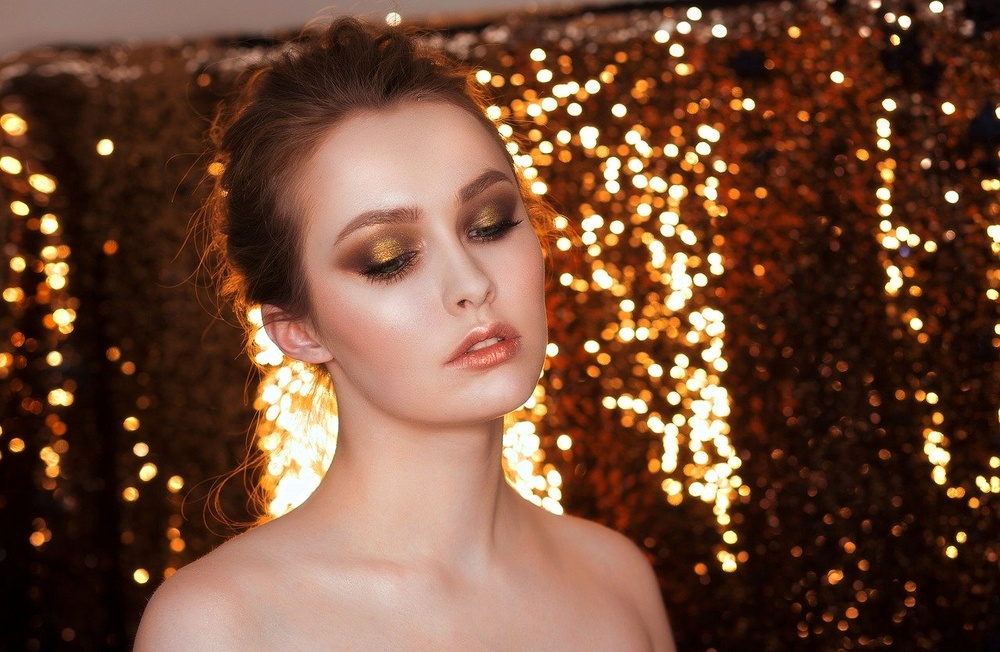
#> input picture Task7/app/functions/closedeyes_1.jpg, 1000 x 652 px, shrunk from 1280 x 835 before the run
$ python Final_3.py Task7/app/functions/closedeyes_1.jpg
#> lines starting #> are read from the running program, lines starting #| are printed output that depends on the picture

import cv2
from matplotlib import pyplot as plt
import numpy as np
import  sys


class FaceDetection(object):

    def __init__(self, file):
#> called with file = 'Task7/app/functions/closedeyes_1.jpg'
        self.file = file

        self.img_bgr = cv2.imread(self.file, cv2.IMREAD_COLOR)      #to store arguments
#> self.img_bgr is the input picture: shape (652, 1000, 3); mean B, G, R 55.4, 75.5, 113.6

    def BGRtoRGB(self):
        b, g, r = cv2.split(self.img_bgr)
        img_rgb = cv2.merge([r, g, b])

        return img_rgb

    def BRGtoGray(self):
        img_gray = cv2.cvtColor(self.img_bgr, cv2.COLOR_BGR2GRAY)

        return img_gray


    def showImage(self, image):
        plt.axis('on')
        plt.imshow(image)
        plt.title(self.file)
        plt.show()


    def faceRecognition(self, scaleFactor =1.05, minNeighbors =6):

#> called with scaleFactor = 1.05, minNeighbors = 6
        COLOR_FACE = (255, 0, 255)
        face_cascade = cv2.CascadeClassifier(cv2.data.haarcascades + "haarcascade_frontalface_default.xml")
        faces = face_cascade.detectMultiScale(self.BRGtoGray(), scaleFactor, minNeighbors)
#> in BRGtoGray, `img_gray = cv2.cvtColor(self.img_bgr, cv2.COLOR_BGR2GRAY)`:
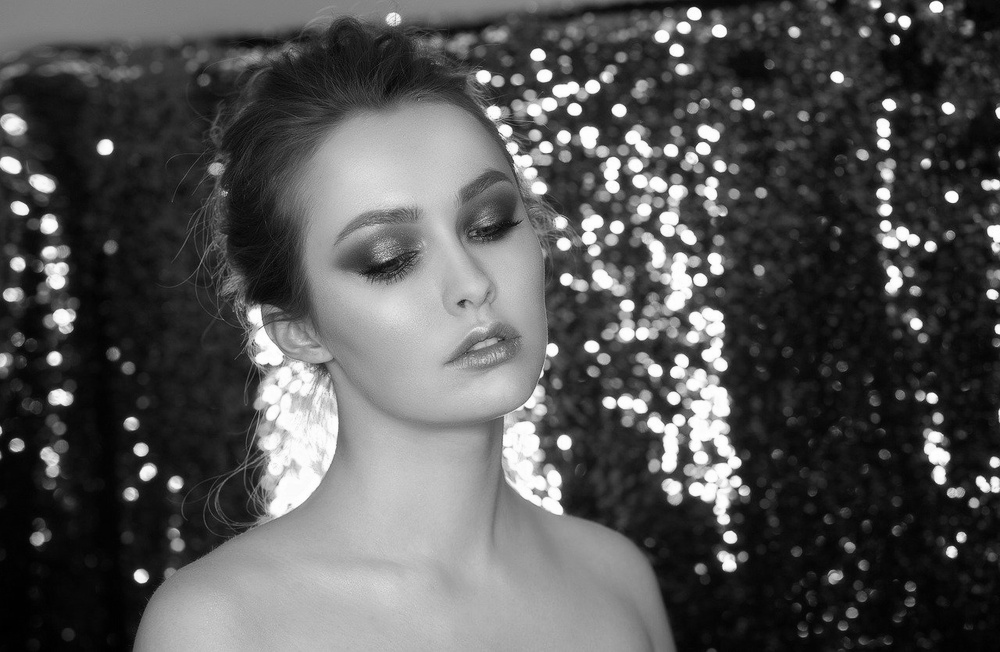
#> img_gray: shape (652, 1000); min 0, max 255, mean 84.6
#> faces = [[31, 245, 42, 42], [258, 98, 361, 361]]
        ti_rgb = self.BGRtoRGB()
#> in BGRtoRGB, `b, g, r = cv2.split(self.img_bgr)`:
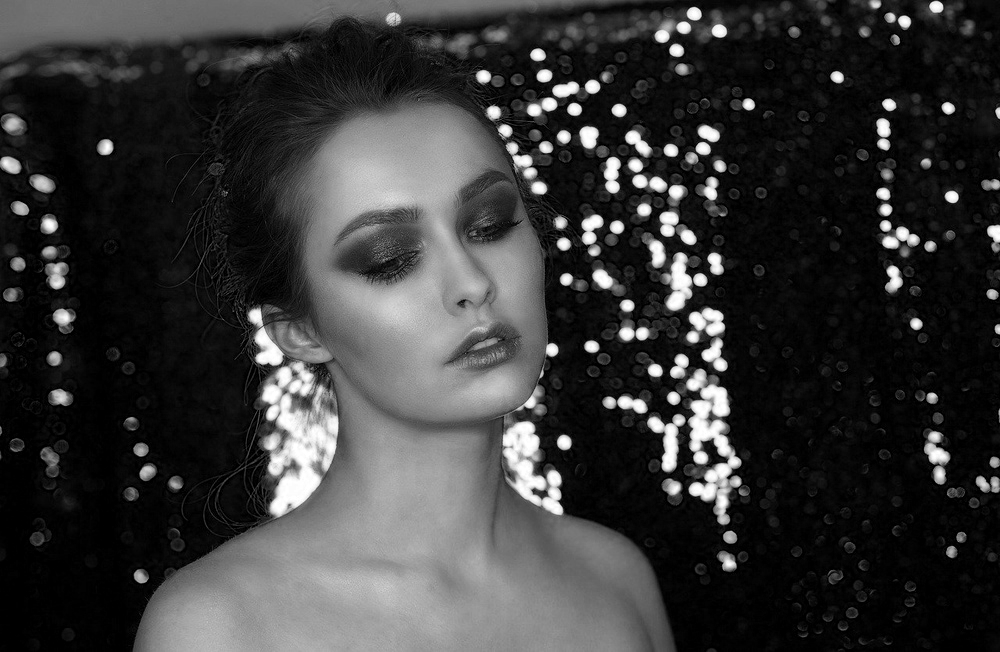
#> b: shape (652, 1000); min 0, max 255, mean 55.4
#> in BGRtoRGB, `b, g, r = cv2.split(self.img_bgr)`:
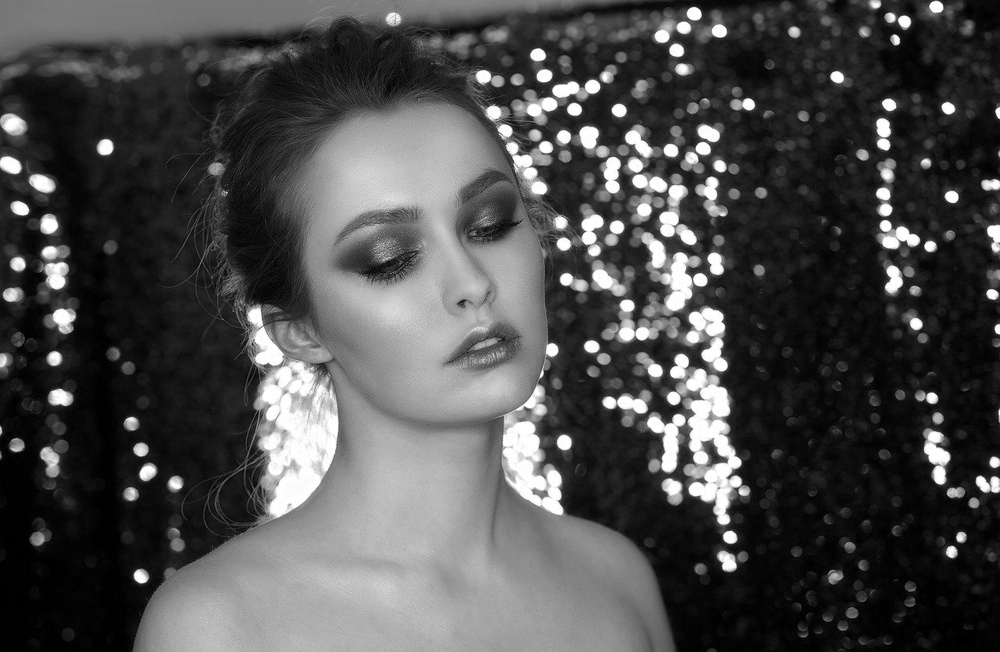
#> g: shape (652, 1000); min 0, max 255, mean 75.5
#> in BGRtoRGB, `b, g, r = cv2.split(self.img_bgr)`:
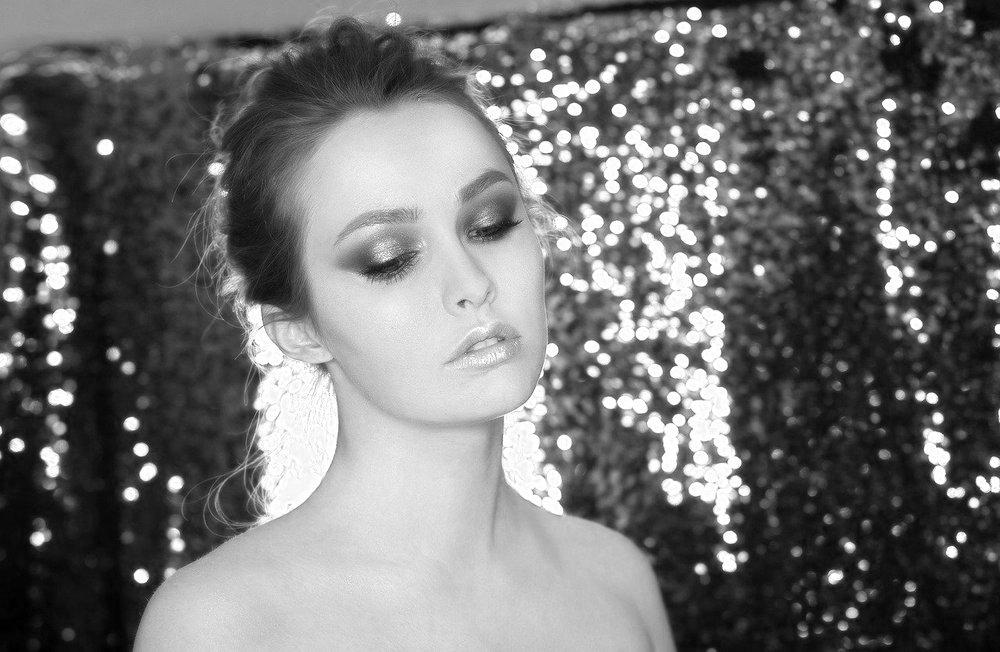
#> r: shape (652, 1000); min 0, max 255, mean 113.6
        for (x, y, w, h) in faces:
            cv2.rectangle(ti_rgb, (x, y), (x + w, y + h), COLOR_FACE, 2)
#> this loop made 2 passes
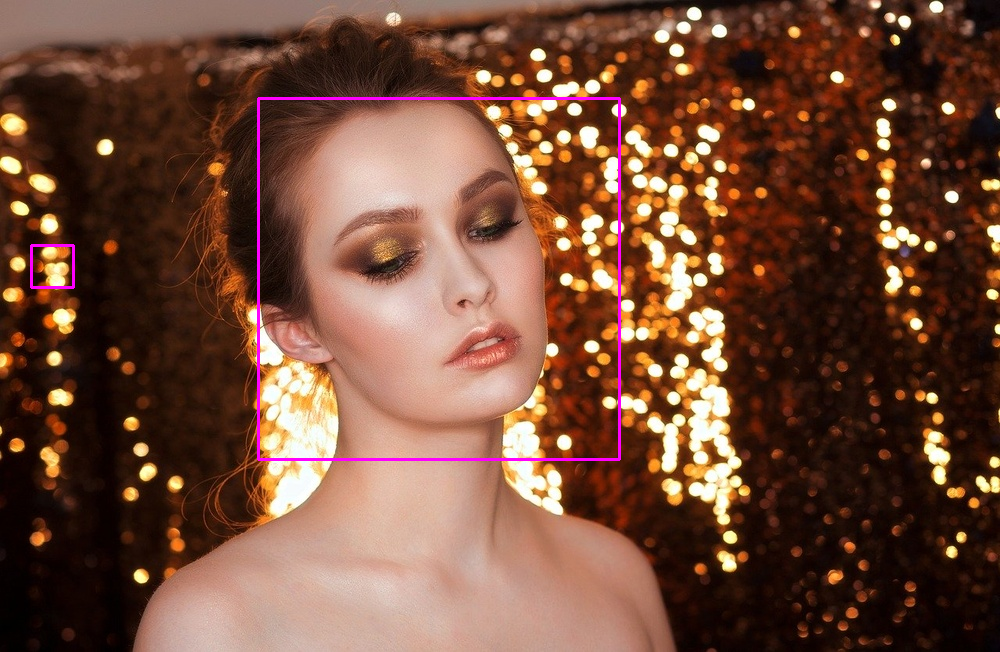
#> ti_rgb: shape (652, 1000, 3); mean R, G, B 114.5, 74.8, 56.9

        print("Anzahl erkannte Gesichter:", len(faces))
#| Anzahl erkannte Gesichter: 2
        self.showImage(ti_rgb)          # GUI do not need this
        return ti_rgb


    def faceEyeRecognition(self,size = 0.9, scaleFactor =1.05, minNeighbors =6 ):
        COLOR_FACE = (255, 0, 255)
        COLOR_EYES = (255, 0, 0)

        face_cascade = cv2.CascadeClassifier(cv2.data.haarcascades + "haarcascade_frontalface_default.xml")
        faces = face_cascade.detectMultiScale(self.BRGtoGray(), scaleFactor, minNeighbors)

        count_faces = 0
        ti_gray = self.BRGtoGray()
        ti_rgb = self.BGRtoRGB()
        for (x, y, w, h) in faces:
            roi_gray = ti_gray[y:y - int((y + h) * size), x:x + w]
            roi_color = ti_rgb[y:y - int((y + h) * size), x:x + w]

            eye_cascade = cv2.CascadeClassifier('haarcascade_eye.xml')
            eyes = eye_cascade.detectMultiScale(roi_gray)
            count_faces += len(eyes) // 2
            for (ex, ey, ew, eh) in eyes:
                cv2.rectangle(roi_color, (ex, ey), (ex + ew, ey + eh), COLOR_EYES, 2)


                if len(eyes) != 0:
                    cv2.rectangle(ti_rgb, (x, y), (x + w, y + h), COLOR_FACE, 2)

        print("number of recognized faces:", count_faces)
        self.showImage(ti_rgb)
        return ti_rgb


class Image(object):
    def __int__(self, img):
        self.img = cv2.imread(img)
    # print(FaceDetecion.faceRecognition("Gruppenfotos_1.jpg"))
        self.classifier = FaceDetection(img)
    # a = classifier.faceRecognition()


classifier = FaceDetection("Task7/app/functions/closedeyes_1.jpg")

print(classifier.faceRecognition())

"""

def main(img):


    input_image = Image(img)
    classifier = FaceDetection()
    coordinates = classifier.faceEyeRecognition(input_image)


if __name__=='__main__':

    file_path = sys.argv[1]


    main(file_path)

"""

$ run again, with Task3/Gruppenfotos_1.jpg copied over Task7/app/functions/closedeyes_1.jpg
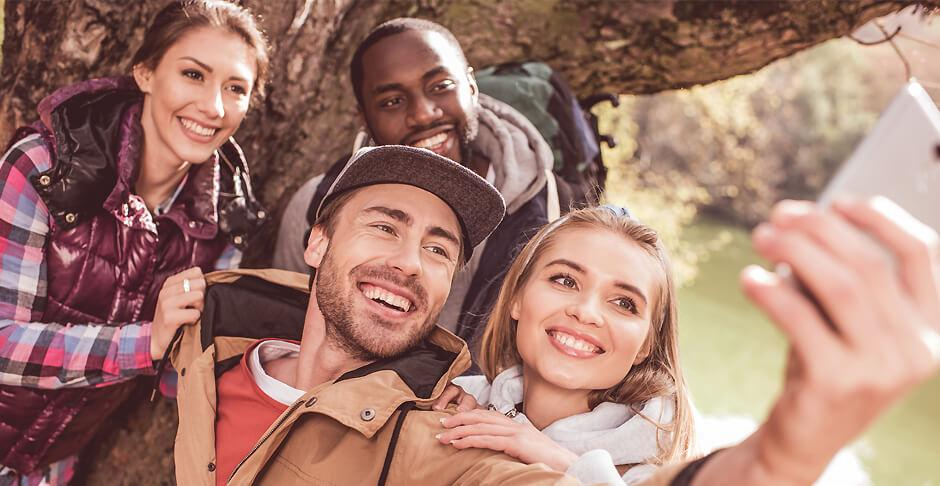
#> input picture Task3/Gruppenfotos_1.jpg, 940 x 486 px
#> in __init__, self.img_bgr is the input picture: shape (486, 940, 3); mean B, G, R 112, 124.2, 164.6
#> faces = [[550, 152, 60, 60], [329, 239, 107, 107], [152, 34, 124, 124], [503, 225, 167, 167], [317, 167, 172, 172]]
#> in BGRtoRGB, `b, g, r = cv2.split(self.img_bgr)`:
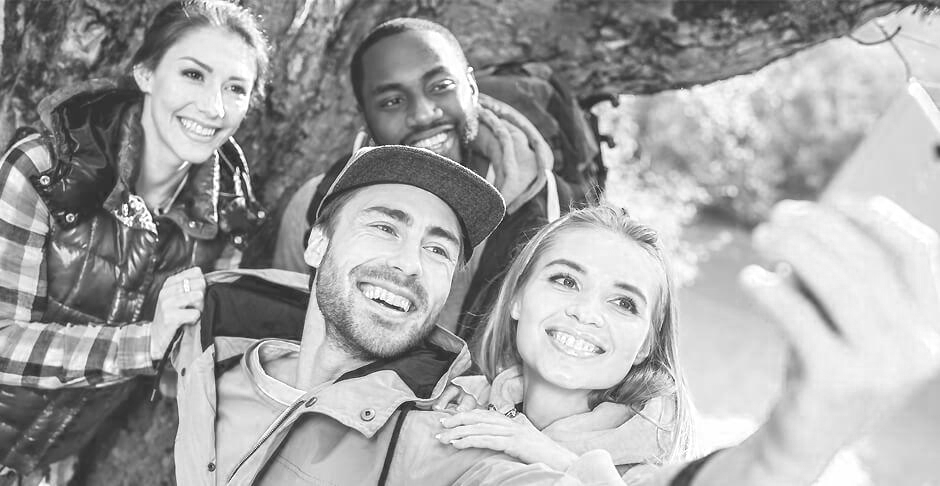
#> r: shape (486, 940); min 14, max 255, mean 164.6
#> the loop in faceRecognition, `for (x, y, w, h) in faces:` made 5 passes
#> after the loop in faceRecognition, `for (x, y, w, h) in faces:`:
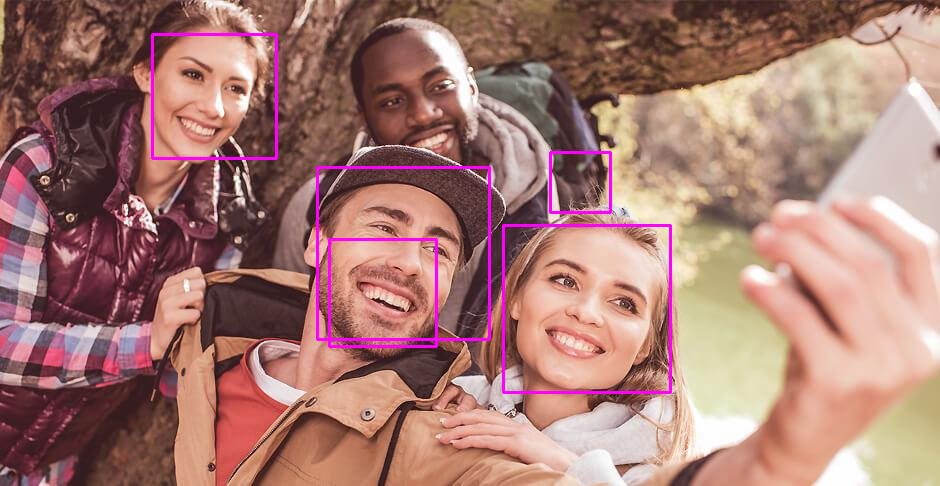
#> ti_rgb: shape (486, 940, 3); mean R, G, B 166.2, 122.4, 114.6
#| Anzahl erkannte Gesichter: 5
